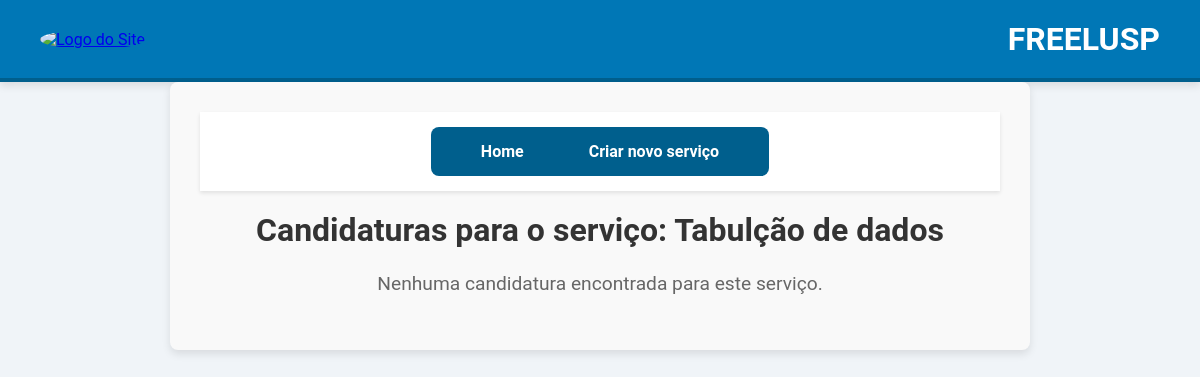
The page /servicos/13/candidaturas/ (signed in) on the database as committed earlier.
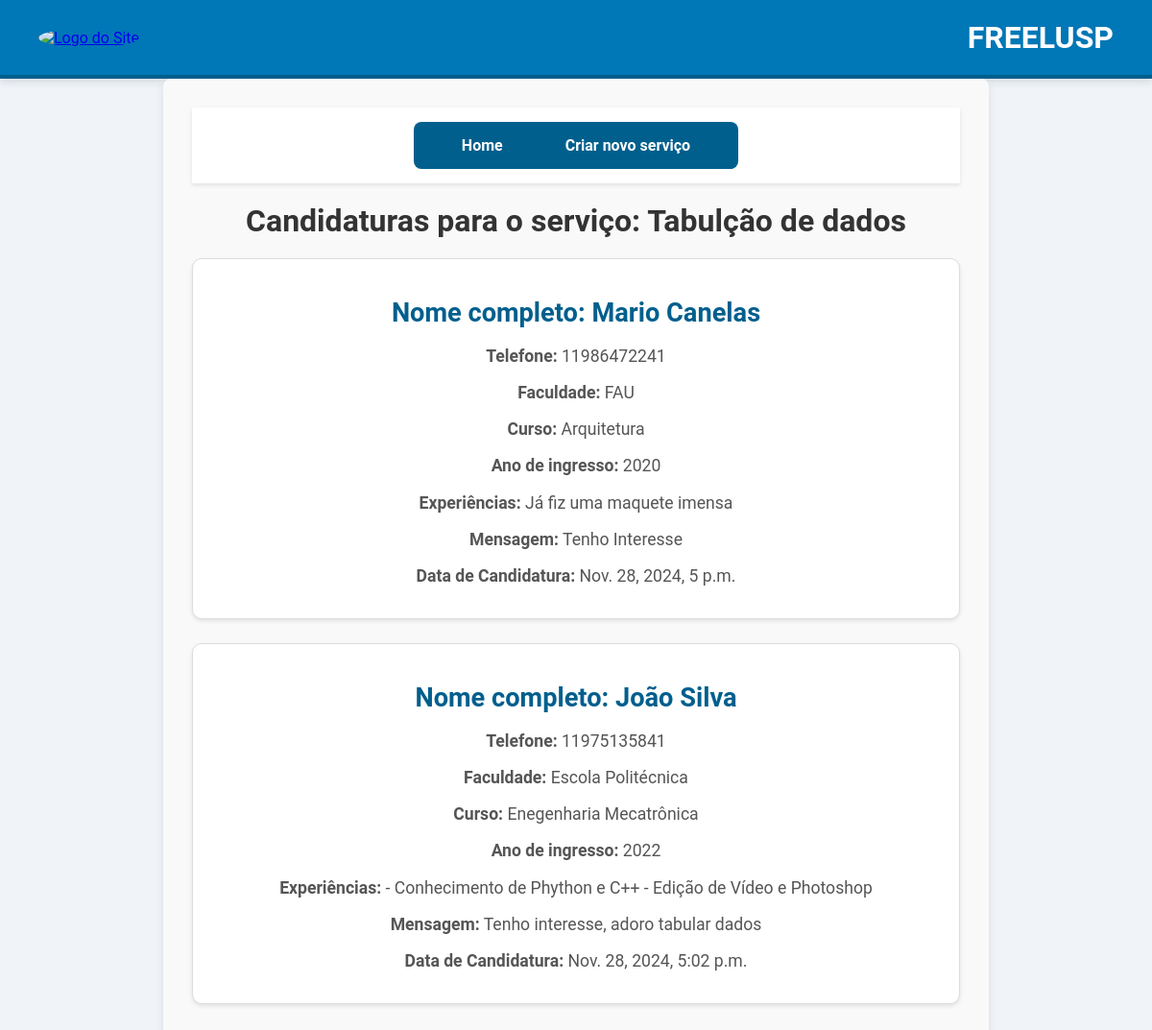
The same page on the database as committed later.
### meu_app/models.py (models this page shows, shortened)
class Candidatura(models.Model):
    aluno = models.ForeignKey(Aluno, on_delete=models.CASCADE)
    servico = models.ForeignKey(Servico, on_delete=models.CASCADE)
    mensagem = models.TextField(blank=True, null=True)
    data_candidatura = models.DateTimeField(auto_now_add=True)  # Defina o campo data_candidatura

class Aluno(models.Model):
    user = models.OneToOneField(User, on_delete=models.CASCADE, primary_key=True)
    cpf = models.CharField(max_length=14, unique=True)
    nome_completo = models.CharField(max_length=255)
    faculdade = models.CharField(max_length=255)
    curso_graduacao = models.CharField(max_length=255)
    ano_ingresso = models.IntegerField()
    telefone = models.CharField(max_length=20)
    experiencias = models.TextField()
    foto_perfil = models.URLField(max_length=200, blank=True)

### meu_app/views.py (the view)
# urls.py: path('servicos/<int:servico_id>/candidaturas/', views.visualizar_candidaturas, name='visualizar_candidaturas'),
@login_required
def visualizar_candidaturas(request, servico_id):
    if not request.user.is_company:
        return redirect('home')
    servico = get_object_or_404(Servico, id=servico_id, empresa=request.user.empresa)
    candidaturas = Candidatura.objects.filter(servico=servico)
    return render(request, 'meu_app/visualizar_candidaturas.html', {'servico': servico, 'candidaturas': candidaturas})

### meu_app/templates/meu_app/visualizar_candidaturas.html (shortened to what this page needs)
{% extends 'base.html' %}
{% block content %}
<div class="container">
    <nav class="navigation">
        <ul>
            <li><a href="{% url 'servicosDaEmpresa' %}">Home</a></li>
            <li><a href="{% url 'criar_servico' %}">Criar novo serviço</a></li>
        </ul>
    </nav>
    <h2 class="page-title">Candidaturas para o serviço: {{ servico.titulo }}</h2>
    <ul class="candidate-list">
        {% for candidatura in candidaturas %}
        <li class="candidate-item">
            <h3>Nome completo: {{ candidatura.aluno.nome_completo }}</h3>
            <p><strong>Telefone:</strong> {{ candidatura.aluno.telefone }}</p>
            <p><strong>Faculdade:</strong> {{ candidatura.aluno.faculdade }}</p>
            <p><strong>Curso:</strong> {{ candidatura.aluno.curso_graduacao }}</p>
            <p><strong>Ano de ingresso:</strong> {{ candidatura.aluno.ano_ingresso }}</p>
            <p><strong>Experiências:</strong> {{ candidatura.aluno.experiencias }}</p>
            <p><strong>Mensagem:</strong> {{ candidatura.mensagem }}</p>
            <p><strong>Data de Candidatura:</strong> {{ candidatura.data_candidatura }}</p>
        </li>
        {% empty %}
        <p class="no-candidates">Nenhuma candidatura encontrada para este serviço.</p>
        {% endfor %}
    </ul>
</div>
{% endblock %}

Rows that differ between the two databases and show on the page:
added Candidatura: aluno.nome_completo "Mario Canelas", aluno.telefone "11986472241", aluno.faculdade "FAU", aluno.curso_graduacao "Arquitetura", aluno.ano_ingresso "2020", aluno.experiencias "Já fiz uma maquete imensa", mensagem "Tenho Interesse", data_candidatura "Nov. 28, 2024, 5 p.m."
added Candidatura: aluno.nome_completo "João Silva", aluno.telefone "11975135841", aluno.faculdade "Escola Politécnica", aluno.curso_graduacao "Enegenharia Mecatrônica", aluno.ano_ingresso "2022", aluno.experiencias "- Conhecimento de Phython e C++ - Edição de Vídeo e Photoshop", mensagem "Tenho interesse, adoro tabular dados", data_candidatura "Nov. 28, 2024, 5:02 p.m."
Other text that changed with them:
text no longer shown: "Nenhuma candidatura encontrada para este serviço."
